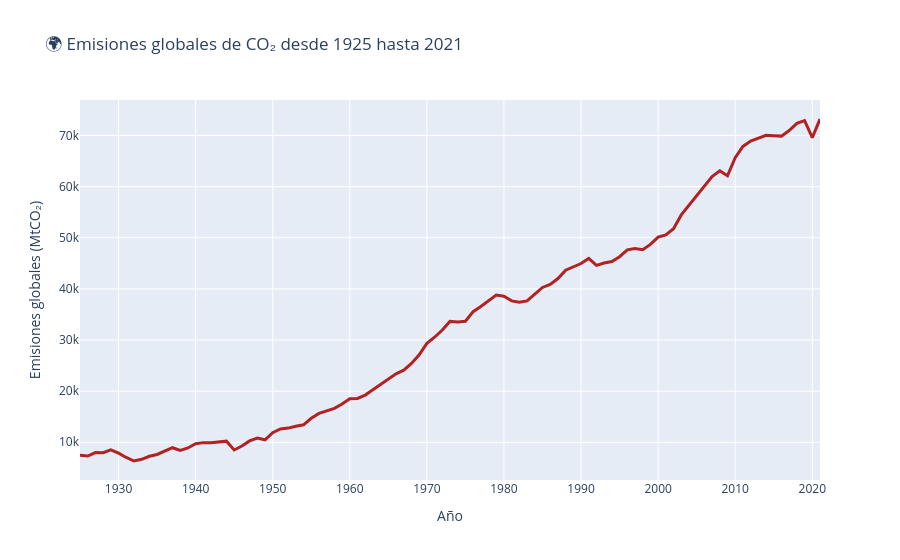

Notebook cell for this chart:
### Markdown cell above
**Evolución global emisiones de CO₂ (1925-2021)**

### Code cell
# 🌍 Evolución global de emisiones de CO₂ desde 1925 hasta 2021

global_by_year = df_1925.groupby("Year")["Total"].sum().reset_index()

fig = px.line(global_by_year, 
              x="Year", 
              y="Total", 
              title="🌍 Emisiones globales de CO₂ desde 1925 hasta 2021",
              labels={"Total": "Emisiones globales (MtCO₂)", "Year": "Año"})

fig.update_traces(line_color="firebrick", line_width=3)
fig.show()
